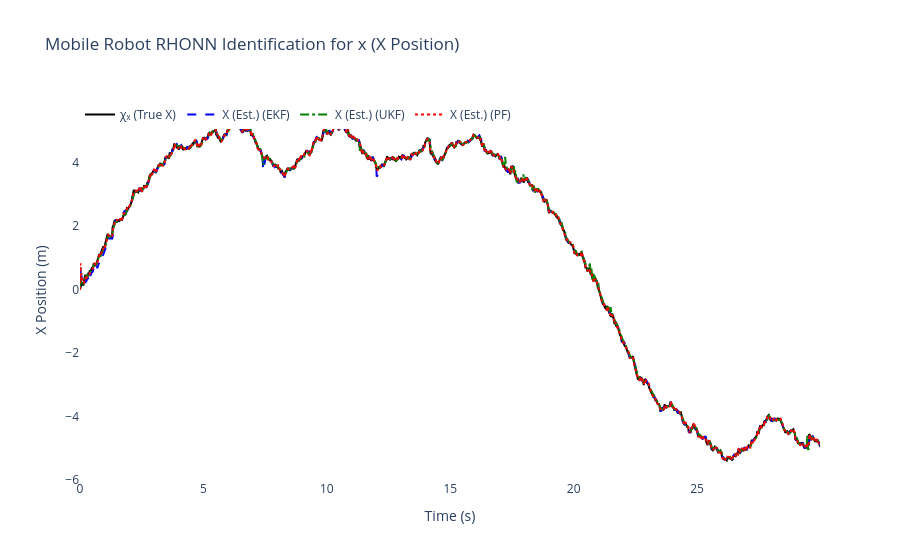
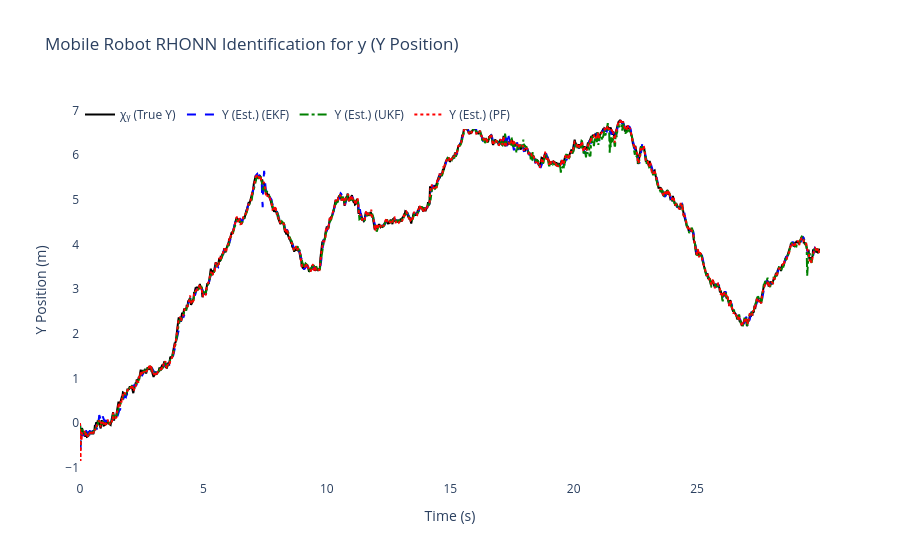
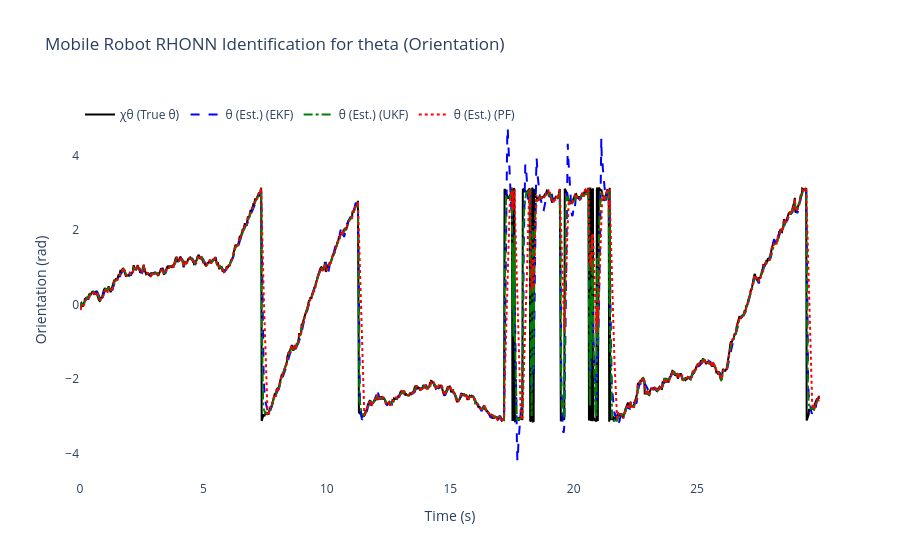
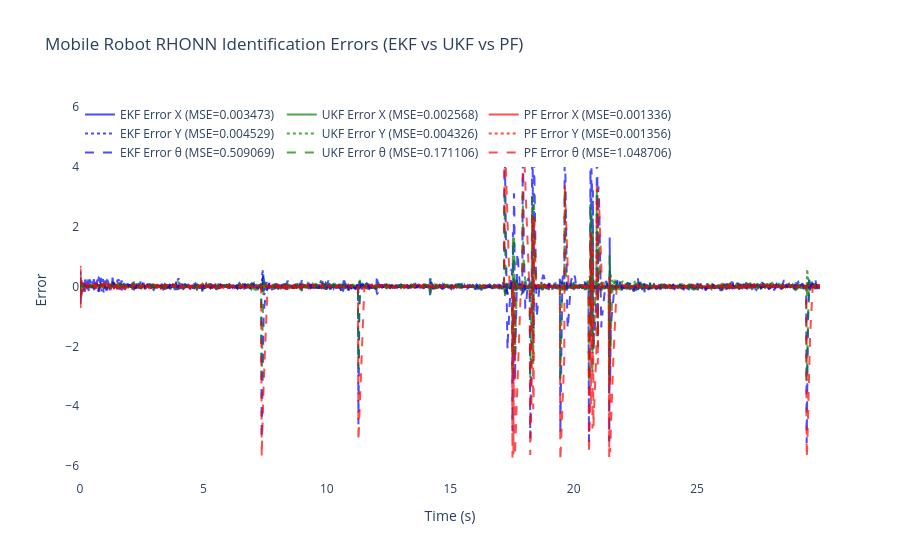

Write notebook code for charts like these, in order.
### Code cell
# ============================================================
    # 6) Results & plots for Differential Drive Mobile Robot
# ============================================================
mse_x_ekf = np.mean((x_true[:, 0] - x_hat_ekf[:, 0])**2)     # x position
mse_y_ekf = np.mean((x_true[:, 1] - x_hat_ekf[:, 1])**2)     # y position  
mse_theta_ekf = np.mean((x_true[:, 2] - x_hat_ekf[:, 2])**2) # orientation

mse_x_ukf = np.mean((x_true[:, 0] - x_hat_ukf[:, 0])**2)     # x position
mse_y_ukf = np.mean((x_true[:, 1] - x_hat_ukf[:, 1])**2)     # y position
mse_theta_ukf = np.mean((x_true[:, 2] - x_hat_ukf[:, 2])**2) # orientation

mse_x_pf = np.mean((x_true[:, 0] - x_hat_pf[:, 0])**2)       # x position
mse_y_pf = np.mean((x_true[:, 1] - x_hat_pf[:, 1])**2)       # y position  
mse_theta_pf = np.mean((x_true[:, 2] - x_hat_pf[:, 2])**2)   # orientation

print(f"\nFinal EKF-RHONN Weights:")
for i in range(3):
    state_names = ['x', 'y', 'theta']
    print(f"  Neuron {i+1} ({state_names[i]}): {ekf_trainer.weights[i]}")

print(f"\nFinal UKF-RHONN Weights:")
for i in range(3):
    state_names = ['x', 'y', 'theta']
    print(f"  Neuron {i+1} ({state_names[i]}): {ukf_trainer.weights[i]}")

print(f"\nFinal PF-RHONN Weight Estimates:")
pf_estimates = pf_trainer.get_estimate()
for i in range(3):
    state_names = ['x', 'y', 'theta']
    print(f"  Neuron {i+1} ({state_names[i]}): {pf_estimates[i]}")

print("\n--- Performance Comparison (MSE) for Differential Drive Mobile Robot ---")
print(f"EKF MSE x position:     {mse_x_ekf:.6f}")
print(f"EKF MSE y position:     {mse_y_ekf:.6f}")
print(f"EKF MSE theta (orient): {mse_theta_ekf:.6f}")
print(f"UKF MSE x position:     {mse_x_ukf:.6f}")
print(f"UKF MSE y position:     {mse_y_ukf:.6f}")
print(f"UKF MSE theta (orient): {mse_theta_ukf:.6f}")
print(f"PF  MSE x position:     {mse_x_pf:.6f}")
print(f"PF  MSE y position:     {mse_y_pf:.6f}")
print(f"PF  MSE theta (orient): {mse_theta_pf:.6f}")

states_info = [
    {'idx': 0, 'var': 'x', 'desc': 'X Position', 'y_label': 'X Position (m)',
     'chi': 'χₓ (True X)', 'x': 'X (Est.)'},
    {'idx': 1, 'var': 'y', 'desc': 'Y Position', 'y_label': 'Y Position (m)',
     'chi': 'χᵧ (True Y)', 'x': 'Y (Est.)'},
    {'idx': 2, 'var': 'theta', 'desc': 'Orientation', 'y_label': 'Orientation (rad)',
     'chi': 'χθ (True θ)', 'x': 'θ (Est.)'}
]

for state_info in states_info:
    i = state_info['idx']
    trace_plant = go.Scatter(x=t_history, y=x_true[:, i], mode='lines',
                            name=state_info['chi'], line=dict(color='black', width=2))
    trace_ekf = go.Scatter(x=t_history, y=x_hat_ekf[:, i], mode='lines',
                        name=f"{state_info['x']} (EKF)", line=dict(dash='dash', color='blue'))
    trace_ukf = go.Scatter(x=t_history, y=x_hat_ukf[:, i], mode='lines',
                        name=f"{state_info['x']} (UKF)", line=dict(dash='dashdot', color='green'))
    trace_pf = go.Scatter(x=t_history, y=x_hat_pf[:, i], mode='lines',
                        name=f"{state_info['x']} (PF)", line=dict(dash='dot', color='red'))

    fig = go.Figure([trace_plant, trace_ekf, trace_ukf, trace_pf])
    fig.update_layout(
        title=f'Mobile Robot RHONN Identification for {state_info["var"]} ({state_info["desc"]})',
        xaxis_title='Time (s)',
        yaxis_title=state_info['y_label'],
        legend=dict(x=0, y=1, orientation='h'),
        font=dict(size=12),
        plot_bgcolor='white',
        paper_bgcolor='white'
    )
    fig.show()

# Errors for all three states
error_x_ekf = x_true[:, 0] - x_hat_ekf[:, 0]
error_y_ekf = x_true[:, 1] - x_hat_ekf[:, 1]
error_theta_ekf = x_true[:, 2] - x_hat_ekf[:, 2]

error_x_ukf = x_true[:, 0] - x_hat_ukf[:, 0]
error_y_ukf = x_true[:, 1] - x_hat_ukf[:, 1]
error_theta_ukf = x_true[:, 2] - x_hat_ukf[:, 2]

error_x_pf = x_true[:, 0] - x_hat_pf[:, 0]
error_y_pf = x_true[:, 1] - x_hat_pf[:, 1]
error_theta_pf = x_true[:, 2] - x_hat_pf[:, 2]

fig2 = go.Figure()
fig2.add_trace(go.Scatter(x=t_history, y=error_x_ekf, mode='lines',
                        name=f'EKF Error X (MSE={mse_x_ekf:.6f})', opacity=0.7, line=dict(color='blue')))
fig2.add_trace(go.Scatter(x=t_history, y=error_x_ukf, mode='lines',
                        name=f'UKF Error X (MSE={mse_x_ukf:.6f})', opacity=0.7, line=dict(color='green')))
fig2.add_trace(go.Scatter(x=t_history, y=error_x_pf, mode='lines',
                        name=f'PF Error X (MSE={mse_x_pf:.6f})', opacity=0.7, line=dict(color='red')))
fig2.add_trace(go.Scatter(x=t_history, y=error_y_ekf, mode='lines',
                        name=f'EKF Error Y (MSE={mse_y_ekf:.6f})', opacity=0.7, line=dict(color='blue', dash='dot')))
fig2.add_trace(go.Scatter(x=t_history, y=error_y_ukf, mode='lines',
                        name=f'UKF Error Y (MSE={mse_y_ukf:.6f})', opacity=0.7, line=dict(color='green', dash='dot')))
fig2.add_trace(go.Scatter(x=t_history, y=error_y_pf, mode='lines',
                        name=f'PF Error Y (MSE={mse_y_pf:.6f})', opacity=0.7, line=dict(color='red', dash='dot')))
fig2.add_trace(go.Scatter(x=t_history, y=error_theta_ekf, mode='lines',
                        name=f'EKF Error θ (MSE={mse_theta_ekf:.6f})', opacity=0.7, line=dict(color='blue', dash='dash')))
fig2.add_trace(go.Scatter(x=t_history, y=error_theta_ukf, mode='lines',
                        name=f'UKF Error θ (MSE={mse_theta_ukf:.6f})', opacity=0.7, line=dict(color='green', dash='dash')))
fig2.add_trace(go.Scatter(x=t_history, y=error_theta_pf, mode='lines',
                        name=f'PF Error θ (MSE={mse_theta_pf:.6f})', opacity=0.7, line=dict(color='red', dash='dash')))
fig2.update_layout(
    title='Mobile Robot RHONN Identification Errors (EKF vs UKF vs PF)',
    xaxis_title='Time (s)',
    yaxis_title='Error',
    legend=dict(x=0, y=1, orientation='h'),
    font=dict(size=12),
    plot_bgcolor='white',
    paper_bgcolor='white'
)
fig2.show()

# 2D Trajectory plot (X-Y plane for mobile robot)
fig_trajectory = go.Figure()
fig_trajectory.add_trace(go.Scatter(x=x_true[:, 0], y=x_true[:, 1], mode='lines',
                              name='True Robot Trajectory',
                              line=dict(color='black', width=3)))
fig_trajectory.add_trace(go.Scatter(x=x_hat_ekf[:, 0], y=x_hat_ekf[:, 1], mode='lines',
                              name='EKF Estimation',
                              line=dict(color='blue', width=2, dash='dash')))
fig_trajectory.add_trace(go.Scatter(x=x_hat_ukf[:, 0], y=x_hat_ukf[:, 1], mode='lines',
                              name='UKF Estimation',
                              line=dict(color='green', width=2, dash='dashdot')))
fig_trajectory.add_trace(go.Scatter(x=x_hat_pf[:, 0], y=x_hat_pf[:, 1], mode='lines',
                              name='PF Estimation',
                              line=dict(color='red', width=2, dash='dot')))
# Add start and end markers
fig_trajectory.add_trace(go.Scatter(x=[x_true[0, 0]], y=[x_true[0, 1]], mode='markers',
                              name='Start', marker=dict(color='green', size=10, symbol='star')))
fig_trajectory.add_trace(go.Scatter(x=[x_true[-1, 0]], y=[x_true[-1, 1]], mode='markers',
                              name='End', marker=dict(color='red', size=10, symbol='square')))
fig_trajectory.update_layout(
    title='Mobile Robot Trajectory - 2D Path Comparison (EKF vs UKF vs PF)',
    xaxis_title='X Position (m)',
    yaxis_title='Y Position (m)',
    font=dict(size=12),
    plot_bgcolor='white',
    paper_bgcolor='white',
    showlegend=True
)
fig_trajectory.show()

### Figure 1 — Plotly figure (JSON) as saved in the notebook; plotly's stock layout.template omitted (floating-point values rounded to 4 significant figures; data arrays with more than 128 entries replaced by an {"elided": "..."} marker saying what was removed)
{"data": [{"line": {"color": "black", "width": 2}, "mode": "lines", "name": "χₓ (True X)", "type": "scatter", "x": {"elided": "1500 float values"}, "y": {"elided": "1500 float values"}}, {"line": {"color": "blue", "dash": "dash"}, "mode": "lines", "name": "X (Est.) (EKF)", "type": "scatter", "x": {"elided": "1500 float values"}, "y": {"elided": "1500 float values"}}, {"line": {"color": "green", "dash": "dashdot"}, "mode": "lines", "name": "X (Est.) (UKF)", "type": "scatter", "x": {"elided": "1500 float values"}, "y": {"elided": "1500 float values"}}, {"line": {"color": "red", "dash": "dot"}, "mode": "lines", "name": "X (Est.) (PF)", "type": "scatter", "x": {"elided": "1500 float values"}, "y": {"elided": "1500 float values"}}], "layout": {"font": {"size": 12}, "legend": {"orientation": "h", "x": 0, "y": 1}, "paper_bgcolor": "white", "plot_bgcolor": "white", "title": {"text": "Mobile Robot RHONN Identification for x (X Position)"}, "xaxis": {"title": {"text": "Time (s)"}}, "yaxis": {"title": {"text": "X Position (m)"}}}}

### Figure 2 — Plotly figure (JSON) as saved in the notebook; plotly's stock layout.template omitted (floating-point values rounded to 4 significant figures; data arrays with more than 128 entries replaced by an {"elided": "..."} marker saying what was removed)
{"data": [{"line": {"color": "black", "width": 2}, "mode": "lines", "name": "χᵧ (True Y)", "type": "scatter", "x": {"elided": "1500 float values"}, "y": {"elided": "1500 float values"}}, {"line": {"color": "blue", "dash": "dash"}, "mode": "lines", "name": "Y (Est.) (EKF)", "type": "scatter", "x": {"elided": "1500 float values"}, "y": {"elided": "1500 float values"}}, {"line": {"color": "green", "dash": "dashdot"}, "mode": "lines", "name": "Y (Est.) (UKF)", "type": "scatter", "x": {"elided": "1500 float values"}, "y": {"elided": "1500 float values"}}, {"line": {"color": "red", "dash": "dot"}, "mode": "lines", "name": "Y (Est.) (PF)", "type": "scatter", "x": {"elided": "1500 float values"}, "y": {"elided": "1500 float values"}}], "layout": {"font": {"size": 12}, "legend": {"orientation": "h", "x": 0, "y": 1}, "paper_bgcolor": "white", "plot_bgcolor": "white", "title": {"text": "Mobile Robot RHONN Identification for y (Y Position)"}, "xaxis": {"title": {"text": "Time (s)"}}, "yaxis": {"title": {"text": "Y Position (m)"}}}}

### Figure 3 — Plotly figure (JSON) as saved in the notebook; plotly's stock layout.template omitted (floating-point values rounded to 4 significant figures; data arrays with more than 128 entries replaced by an {"elided": "..."} marker saying what was removed)
{"data": [{"line": {"color": "black", "width": 2}, "mode": "lines", "name": "χθ (True θ)", "type": "scatter", "x": {"elided": "1500 float values"}, "y": {"elided": "1500 float values"}}, {"line": {"color": "blue", "dash": "dash"}, "mode": "lines", "name": "θ (Est.) (EKF)", "type": "scatter", "x": {"elided": "1500 float values"}, "y": {"elided": "1500 float values"}}, {"line": {"color": "green", "dash": "dashdot"}, "mode": "lines", "name": "θ (Est.) (UKF)", "type": "scatter", "x": {"elided": "1500 float values"}, "y": {"elided": "1500 float values"}}, {"line": {"color": "red", "dash": "dot"}, "mode": "lines", "name": "θ (Est.) (PF)", "type": "scatter", "x": {"elided": "1500 float values"}, "y": {"elided": "1500 float values"}}], "layout": {"font": {"size": 12}, "legend": {"orientation": "h", "x": 0, "y": 1}, "paper_bgcolor": "white", "plot_bgcolor": "white", "title": {"text": "Mobile Robot RHONN Identification for theta (Orientation)"}, "xaxis": {"title": {"text": "Time (s)"}}, "yaxis": {"title": {"text": "Orientation (rad)"}}}}

### Figure 4 — Plotly figure (JSON) as saved in the notebook; plotly's stock layout.template omitted (floating-point values rounded to 4 significant figures; data arrays with more than 128 entries replaced by an {"elided": "..."} marker saying what was removed)
{"data": [{"line": {"color": "blue"}, "mode": "lines", "name": "EKF Error X (MSE=0.003473)", "opacity": 0.7, "type": "scatter", "x": {"elided": "1500 float values"}, "y": {"elided": "1500 float values"}}, {"line": {"color": "green"}, "mode": "lines", "name": "UKF Error X (MSE=0.002568)", "opacity": 0.7, "type": "scatter", "x": {"elided": "1500 float values"}, "y": {"elided": "1500 float values"}}, {"line": {"color": "red"}, "mode": "lines", "name": "PF Error X (MSE=0.001336)", "opacity": 0.7, "type": "scatter", "x": {"elided": "1500 float values"}, "y": {"elided": "1500 float values"}}, {"line": {"color": "blue", "dash": "dot"}, "mode": "lines", "name": "EKF Error Y (MSE=0.004529)", "opacity": 0.7, "type": "scatter", "x": {"elided": "1500 float values"}, "y": {"elided": "1500 float values"}}, {"line": {"color": "green", "dash": "dot"}, "mode": "lines", "name": "UKF Error Y (MSE=0.004326)", "opacity": 0.7, "type": "scatter", "x": {"elided": "1500 float values"}, "y": {"elided": "1500 float values"}}, {"line": {"color": "red", "dash": "dot"}, "mode": "lines", "name": "PF Error Y (MSE=0.001356)", "opacity": 0.7, "type": "scatter", "x": {"elided": "1500 float values"}, "y": {"elided": "1500 float values"}}, {"line": {"color": "blue", "dash": "dash"}, "mode": "lines", "name": "EKF Error θ (MSE=0.509069)", "opacity": 0.7, "type": "scatter", "x": {"elided": "1500 float values"}, "y": {"elided": "1500 float values"}}, {"line": {"color": "green", "dash": "dash"}, "mode": "lines", "name": "UKF Error θ (MSE=0.171106)", "opacity": 0.7, "type": "scatter", "x": {"elided": "1500 float values"}, "y": {"elided": "1500 float values"}}, {"line": {"color": "red", "dash": "dash"}, "mode": "lines", "name": "PF Error θ (MSE=1.048706)", "opacity": 0.7, "type": "scatter", "x": {"elided": "1500 float values"}, "y": {"elided": "1500 float values"}}], "layout": {"font": {"size": 12}, "legend": {"orientation": "h", "x": 0, "y": 1}, "paper_bgcolor": "white", "plot_bgcolor": "white", "title": {"text": "Mobile Robot RHONN Identification Errors (EKF vs UKF vs PF)"}, "xaxis": {"title": {"text": "Time (s)"}}, "yaxis": {"title": {"text": "Error"}}}}
